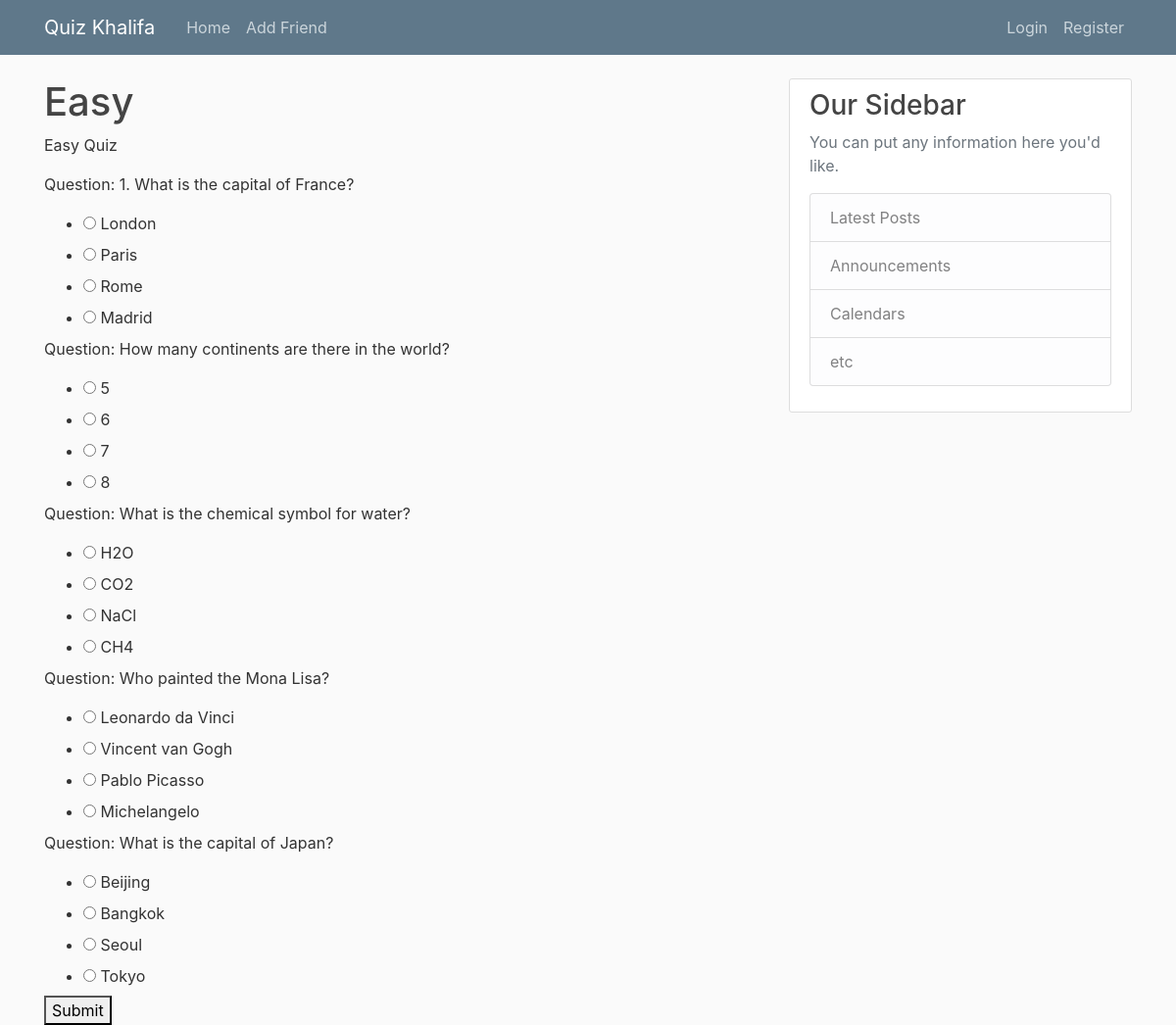
Page /games/1/ on the committed database.
### quizkhalifa/models.py (models this page shows, shortened)
class Game(models.Model):
    title = models.CharField(max_length=255)
    description = models.TextField()
    created_at = models.DateTimeField(auto_now_add=True)

class GameInformation(models.Model):
    game = models.ForeignKey(
        Game, on_delete=models.CASCADE, related_name='game_information')
    question_text = models.TextField()
    option_a = models.CharField(max_length=255)
    option_b = models.CharField(max_length=255)
    option_c = models.CharField(max_length=255)
    option_d = models.CharField(max_length=255)
    correct_answer = models.CharField(
        max_length=1,
        choices=[('A', 'A'), ('B', 'B'), ('C', 'C'), ('D', 'D')],
        default='A')
    def get_options(self):
        options = [
            ('A', self.option_a),
            ('B', self.option_b),
            ('C', self.option_c),
            ('D', self.option_d),
        ]
        return options

### quizkhalifa/views.py (the view)
# urls.py: path('games/<int:game_id>/', views.game_detail, name='game_detail'),
def game_detail(request, game_id):
    game = get_object_or_404(Game, pk=game_id)
    game_information = game.game_information.all()
    return render(request, 'quiz-templates/game_detail.html', {'game': game, 'game_information': game_information})

### quizkhalifa/templates/quiz-templates/game_detail.html (shortened to what this page needs)
{% extends 'quiz-templates/base.html' %} {% block content %}
<h1>{{ game.title }}</h1>
<p>{{ game.description }}</p>
<form action="{% url 'quiz_submit' game.id %}" method="post">
  {% csrf_token %} {% for info in game_information %}
  <div>
    <p>Question: {{ info.question_text }}</p>
    <ul>
      {% for option in info.get_options %}
      <li>
        <label>
          <input
            type="radio"
            name="question_{{ forloop.parentloop.counter }}"
            value="{{ option.0 }}"
          />
          {{ option.1 }}
        </label>
      </li>
      {% endfor %}
    </ul>
  </div>
  {% endfor %}
  <button type="submit">Submit</button>
</form>
{% endblock %}

### quizkhalifa/templates/quiz-templates/base.html (shortened to what this page needs)
{% load static %}
<!DOCTYPE html>
<html>
    <head>
        <link rel="stylesheet" href="https://cdn.jsdelivr.net/npm/bootstrap@4.0.0/dist/css/bootstrap.min.css">
        <link rel="stylesheet" href="{% static 'quiz-static/main.css' %}">
    </head>
    <body>
        <header class="site-header">
            <nav class="navbar navbar-expand-md navbar-dark bg-steel fixed-top">
              <div class="container">
                <a class="navbar-brand mr-4" href="{% url 'app-home' %}">Quiz Khalifa</a>
                <div class="collapse navbar-collapse" id="navbarToggle">
                  <div class="navbar-nav mr-auto">
                    <a class="nav-item nav-link" href="{% url 'app-home' %}">Home</a>
                    <a class="nav-item nav-link" href="#">Add Friend</a>
                  </div>
                  <div class="navbar-nav">
                    <a class="nav-item nav-link" href="#">Login</a>
                    <a class="nav-item nav-link" href="#">Register</a>
                  </div>
                </div>
              </div>
            </nav>
        </header>
        <main role="main" class="container">
            <div class="row">
              <div class="col-md-8">
                {% block content %}{% endblock %}
              </div>
              <div class="col-md-4">
                <div class="content-section">
                  <h3>Our Sidebar</h3>
                  <p class='text-muted'>You can put any information here you'd like.
                    <ul class="list-group">
                      <li class="list-group-item list-group-item-light">Latest Posts</li>
                      <li class="list-group-item list-group-item-light">Announcements</li>
                      <li class="list-group-item list-group-item-light">Calendars</li>
                      <li class="list-group-item list-group-item-light">etc</li>
                    </ul>
                  </p>
                </div>
              </div>
            </div>
        </main>
    </body>
</html>

### quizkhalifa/static/quiz-static/main.css (style rules this page uses)
body { background: #fafafa; color: #333333; margin-top: 5rem; }
h1, h2, h3, h4, h5, h6 { color: #444444; }
ul { margin: 0; }
.bg-steel { background-color: #5f788a; }
.site-header .navbar-nav .nav-link { color: #cbd5db; }
.content-section { background: #ffffff; padding: 10px 20px; border: 1px solid #dddddd; border-radius: 3px; margin-bottom: 20px; }

### rows in the picture
Game: title "Easy", description "Easy Quiz"
GameInformation: question_text "1. What is the capital of France?", option_a "London" "Paris" "Rome" "Madrid"
GameInformation: question_text "How many continents are there in the world?", option "5" "6" "7" "8"
GameInformation: question_text "What is the chemical symbol for water?", option_a "H2O" "CO2" "NaCl" "CH4"
GameInformation: question_text "Who painted the Mona Lisa?", option_a "Leonardo da Vinci" "Vincent van Gogh" "Pablo Picasso" "Michelangelo"
GameInformation: question_text "What is the capital of Japan?", option_a "Beijing" "Bangkok" "Seoul" "Tokyo"
